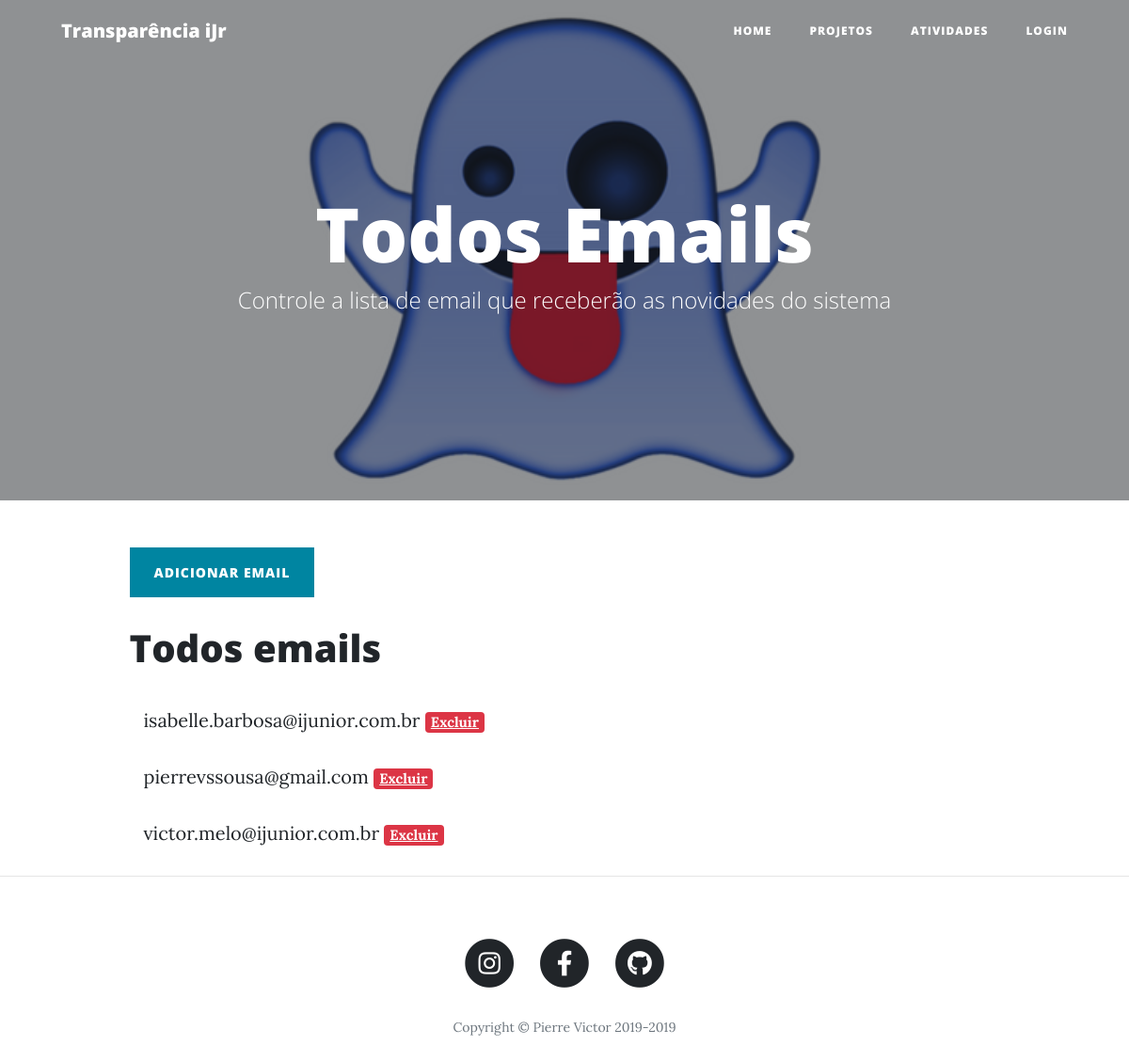
The page /emails on the database its author committed.
### transparenciaprojetosijr/principal/models.py (models this page shows, shortened)
class Emails(db.Model):
    id = db.Column(db.Integer, primary_key=True)
    email = db.Column(db.String, nullable=False, unique=True)

### transparenciaprojetosijr/principal/views.py (the view, shortened to what this page needs)
@principal.route("/emails", methods=['POST', 'GET'])
def email():
    login = LoginForm()
    adicionarUser = AdicionarUserForm()
    logout = LogoutForm()
    emailform = AdicionarEmailForm()
    email_encontrado = False
    allEmails = Emails.query.order_by(Emails.email.asc())
    return render_template("emails.html", login=login, adicionarUser=adicionarUser,
                            logout=logout, emailform=emailform, allEmails=allEmails)

### transparenciaprojetosijr/principal/templates/emails.html (shortened to what this page needs)
{% extends "base.html" %}
{% block header %}
<header class="masthead" style="background-image: url('../static/img/espirito.png')">
    <div class="overlay"></div>
    <div class="container">
      <div class="row">
        <div class="col-lg-8 col-md-10 mx-auto">
          <div class="site-heading">
            <h1>Todos Emails</h1>
            <span class="subheading">Controle a lista de email que receberão as novidades do sistema</span>
          </div>
        </div>
      </div>
    </div>
</header>
{% endblock %}
{% block conteudo %}
<div class="col-lg-10 col-md-12 mx-auto" style="margin-bottom: 30px;">
  <div class="row">
    <div class="clearfix">
      <a class="btn btn-primary float-left" href="#" data-toggle="modal" data-target="#emailmodal">Adicionar email</a>
    </div>
  </div>
  <div class="row" style="margin-top: 30px;">
    <div class="site-heading">
        <h1>
            Todos emails
        </h1>
    </div>
  </div>
  <div class="container">
    {% for email in allEmails %}
    <div class="row" style="margin-bottom: -30px;">
        <p class="post-meta">{{ email.email }} <a href="{{url_for('principal.excluir_email', email_id=email.id)}}" class="badge badge-danger">Excluir</a></p>
    </div>
    {% endfor %}
  </div>
</div>
{% endblock %}

### rows shown on the page
Emails: email "isabelle.barbosa@ijunior.com.br"
Emails: email "pierrevssousa@gmail.com"
Emails: email "victor.melo@ijunior.com.br"
